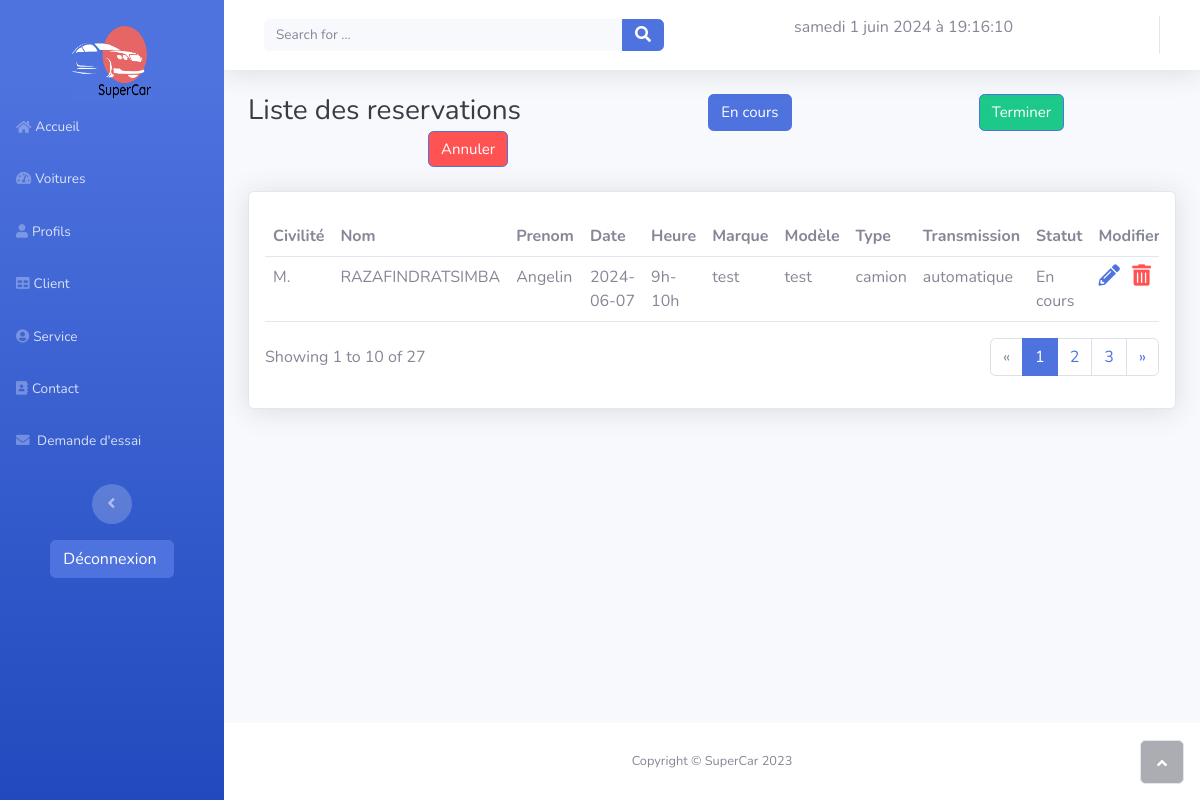
Screenshot of /dmdessai.php with the database file from the repository.
### tables this page shows
CREATE TABLE `dmdessai` (
  `id_dmdessai` int(11) NOT NULL,
  `civilite` varchar(100) DEFAULT NULL,
  `nom` varchar(255) DEFAULT NULL,
  `prenom` varchar(255) DEFAULT NULL,
  `dates` date DEFAULT NULL,
  `heure` varchar(100) DEFAULT NULL,
  `marque` varchar(100) DEFAULT NULL,
  `v_nom` varchar(100) DEFAULT NULL,
  `type` varchar(100) DEFAULT NULL,
  `transmission` varchar(100) DEFAULT NULL,
  `statut` varchar(100) DEFAULT 'En cours',
  `id_voiture` int(11) NOT NULL,
  `idco` int(11) NOT NULL
);

### dmdessai.php (the view, shortened to what this page needs)
<!DOCTYPE html>
<html lang="en">
<head>
    <link rel="stylesheet" href="assets/bootstrap/css/bootstrap.min.css">
    <link rel="stylesheet" href="assets/fonts/fontawesome-all.min.css">
    <link rel="stylesheet" href="https://cdnjs.cloudflare.com/ajax/libs/font-awesome/5.15.3/css/all.min.css" />
</head>
<body id="page-top">
    <div id="wrapper">
        <?php
        include_once("hd/header.php")
            ?>
        <div class="d-flex flex-column" id="content-wrapper">
            <div id="content">
                <nav class="navbar navbar-light navbar-expand bg-white shadow mb-4 topbar static-top">
                    <div class="container-fluid">
                        <form class="d-none d-sm-inline-block me-auto ms-md-3 my-2 my-md-0 mw-100 navbar-search"
                            action="recherche/resultat_voiture.php" method="GET">
                            <div class="input-group">
                                <input class="bg-light form-control border-0 small" type="text" name="query"
                                    placeholder="Search for ..." required>
                                <button class="btn btn-primary py-0" type="submit">
                                    <i class="fas fa-search"></i>
                                </button>
                            </div>
                        </form>
                        <p id="dateHeure"></p>
                        <ul class="navbar-nav flex-nowrap ms-auto">
                </nav>
                <div class="container-fluid">
                    <h3 class="text-dark mb-4">Liste des reservations&nbsp;<a class="btn btn-primary"
                            style="font-size : 15px; margin-left: 180px" href="dmdessai.php">
                            En cours</a>
                        <a type="submit" class="btn btn-primary"
                            style="font-size : 15px; margin-left: 180px; background-color: #1cc88a;"
                            href="traitement_dmdessai/dmdessai_terminer.php">
                            Terminer</a>
                        <a type="submit" class="btn btn-primary"
                            style="font-size : 15px; margin-left: 180px; background-color: #FF5252; "
                            href="traitement_dmdessai/dmdessai_annuler.php">
                            Annuler</a>
                    </h3>
                    <div class="card shadow">
                        <div class="card-body">
                            <div class="table-responsive table mt-2" id="dataTable" role="grid"
                                aria-describedby="dataTable_info">
                                <table class="table my-0" id="dataTable">
                                    <?php
                                    include('bdd/connexion_bdd.php');
                                    $sql = "SELECT * FROM dmdessai WHERE statut = 'En cours'";
                                    $sql_dmdessai = mysqli_query($conn, $sql);
                                    if ($sql_dmdessai->num_rows > 0) {
                                        echo '<echo>
                                        <thead>
                                            <tr>
                                                <th>Civilité</th>
                                                <th>Nom</th>
                                                <th>Prenom</th>
                                                <th>Date</th>
                                                <th>Heure</th>
                                                <th>Marque</th>
                                                <th>Modèle</th>
                                                <th>Type</th>
                                                <th>Transmission</th>
                                                <th>Statut</th>
                                                <th>Modifier</th>
                                            </tr>
                                        </thead></echo>';
                                        while ($row_dmdessai = mysqli_fetch_assoc($sql_dmdessai)) {
                                            echo '<tbody>
                                                <tr>
                                                    <td>' . $row_dmdessai['civilite'] . '</td>
                                                    <td>' . $row_dmdessai['nom'] . '</td>
                                                    <td>' . $row_dmdessai['prenom'] . '</td>
                                                    <td>' . $row_dmdessai['dates'] . '</td>
                                                    <td>' . $row_dmdessai['heure'] . '</td>
                                                    <td>' . $row_dmdessai['marque'] . '</td>
                                                    <td>' . $row_dmdessai['v_nom'] . '</td>
                                                    <td>' . $row_dmdessai['type'] . '</td>
                                                    <td>' . $row_dmdessai['transmission'] . '</td>
                                                    <td>' . $row_dmdessai['statut'] . '</td>
                                                    <td>
                                                    <a href="traitement_dmdessai/modification.php?id_dmdessai=' . $row_dmdessai['id_dmdessai'] . '">
                                                    <i class="fas fa-pencil-alt fa-lg text-yellow-500"></i></a> &nbsp;
                                                    <a href="traitement_dmdessai/suppression.php?id_dmdessai=' . $row_dmdessai['id_dmdessai'] . '">
                                                    <i style="color: #FF5252;" class="fas fa-trash-alt fa-lg text-red-500"></i>
                                                    </td>
                                                </tr>';
                                        }
                                    } else {
                                        echo '<div style="text-align:center"; >Aucune demande d\'essai en cours pour le moment</div>';
                                    }
                                    ?>
                                    </tbody>
                                </table>
                            </div>
                            <div class="row">
                                <div class="col-md-6 align-self-center">
                                    <p id="dataTable_info" class="dataTables_info" role="status" aria-live="polite">
                                        Showing 1 to 10 of 27</p>
                                </div>
                                <div class="col-md-6">
                                    <nav
                                        class="d-lg-flex justify-content-lg-end dataTables_paginate paging_simple_numbers">
                                        <ul class="pagination">
                                            <li class="page-item disabled"><a class="page-link" aria-label="Previous"
                                                    href="#"><span aria-hidden="true">«</span></a></li>
                                            <li class="page-item active"><a class="page-link" href="#">1</a></li>
                                            <li class="page-item"><a class="page-link" href="#">2</a></li>
                                            <li class="page-item"><a class="page-link" href="#">3</a></li>
                                            <li class="page-item"><a class="page-link" aria-label="Next" href="#"><span
                                                        aria-hidden="true">»</span></a></li>
                                        </ul>
                                    </nav>
                                </div>
                            </div>
                        </div>
                    </div>
                </div>
            </div>
            <footer class="bg-white sticky-footer">
                <div class="container my-auto">
                    <div class="text-center my-auto copyright"><span>Copyright © SuperCar 2023</span></div>
                </div>
            </footer>
        </div><a class="border rounded d-inline scroll-to-top" href="#page-top"><i class="fas fa-angle-up"></i></a>
    </div>
</body>
</html>

### rows the page displays
dmdessai: civilite "M.", nom "RAZAFINDRATSIMBA", prenom "Angelin", dates "2024-06-07", heure "9h-10h", marque "test", v_nom "test", type "camion", transmission "automatique", statut "En cours"
